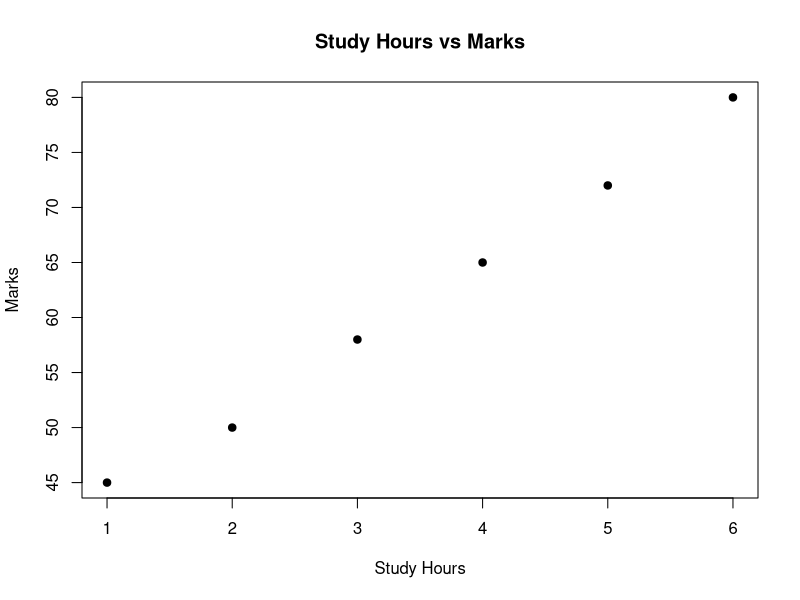

Reproduce this figure in R.
hours <- c(1, 2, 3, 4, 5, 6)
marks <- c(45, 50, 58, 65, 72, 80)

plot(hours, marks,
     main="Study Hours vs Marks",
     xlab="Study Hours",
     ylab="Marks",
     pch=19)
